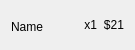
<?xml version="1.0" encoding="UTF-8"?>
<ui version="4.0">
 <class>OrderItem</class>
 <widget class="QWidget" name="OrderItem">
  <property name="geometry">
   <rect>
    <x>0</x>
    <y>0</y>
    <width>135</width>
    <height>50</height>
   </rect>
  </property>
  <property name="sizePolicy">
   <sizepolicy hsizetype="Fixed" vsizetype="Fixed">
    <horstretch>0</horstretch>
    <verstretch>0</verstretch>
   </sizepolicy>
  </property>
  <property name="minimumSize">
   <size>
    <width>0</width>
    <height>30</height>
   </size>
  </property>
  <property name="windowTitle">
   <string>Form</string>
  </property>
  <layout class="QHBoxLayout" name="horizontalLayout">
   <item>
    <widget class="QLabel" name="lb_name">
     <property name="sizePolicy">
      <sizepolicy hsizetype="Fixed" vsizetype="Fixed">
       <horstretch>4</horstretch>
       <verstretch>0</verstretch>
      </sizepolicy>
     </property>
     <property name="minimumSize">
      <size>
       <width>62</width>
       <height>32</height>
      </size>
     </property>
     <property name="maximumSize">
      <size>
       <width>16666666</width>
       <height>16777215</height>
      </size>
     </property>
     <property name="text">
      <string>Name</string>
     </property>
     <property name="scaledContents">
      <bool>false</bool>
     </property>
    </widget>
   </item>
   <item>
    <widget class="QLabel" name="lb_quantity">
     <property name="sizePolicy">
      <sizepolicy hsizetype="Preferred" vsizetype="Preferred">
       <horstretch>1</horstretch>
       <verstretch>0</verstretch>
      </sizepolicy>
     </property>
     <property name="layoutDirection">
      <enum>Qt::RightToLeft</enum>
     </property>
     <property name="text">
      <string>x1</string>
     </property>
     <property name="alignment">
      <set>Qt::AlignRight|Qt::AlignTrailing|Qt::AlignVCenter</set>
     </property>
    </widget>
   </item>
   <item>
    <widget class="QLabel" name="lb_amount">
     <property name="sizePolicy">
      <sizepolicy hsizetype="Preferred" vsizetype="Preferred">
       <horstretch>1</horstretch>
       <verstretch>0</verstretch>
      </sizepolicy>
     </property>
     <property name="text">
      <string>$21</string>
     </property>
     <property name="alignment">
      <set>Qt::AlignRight|Qt::AlignTrailing|Qt::AlignVCenter</set>
     </property>
    </widget>
   </item>
  </layout>
 </widget>
 <resources/>
 <connections/>
</ui>
